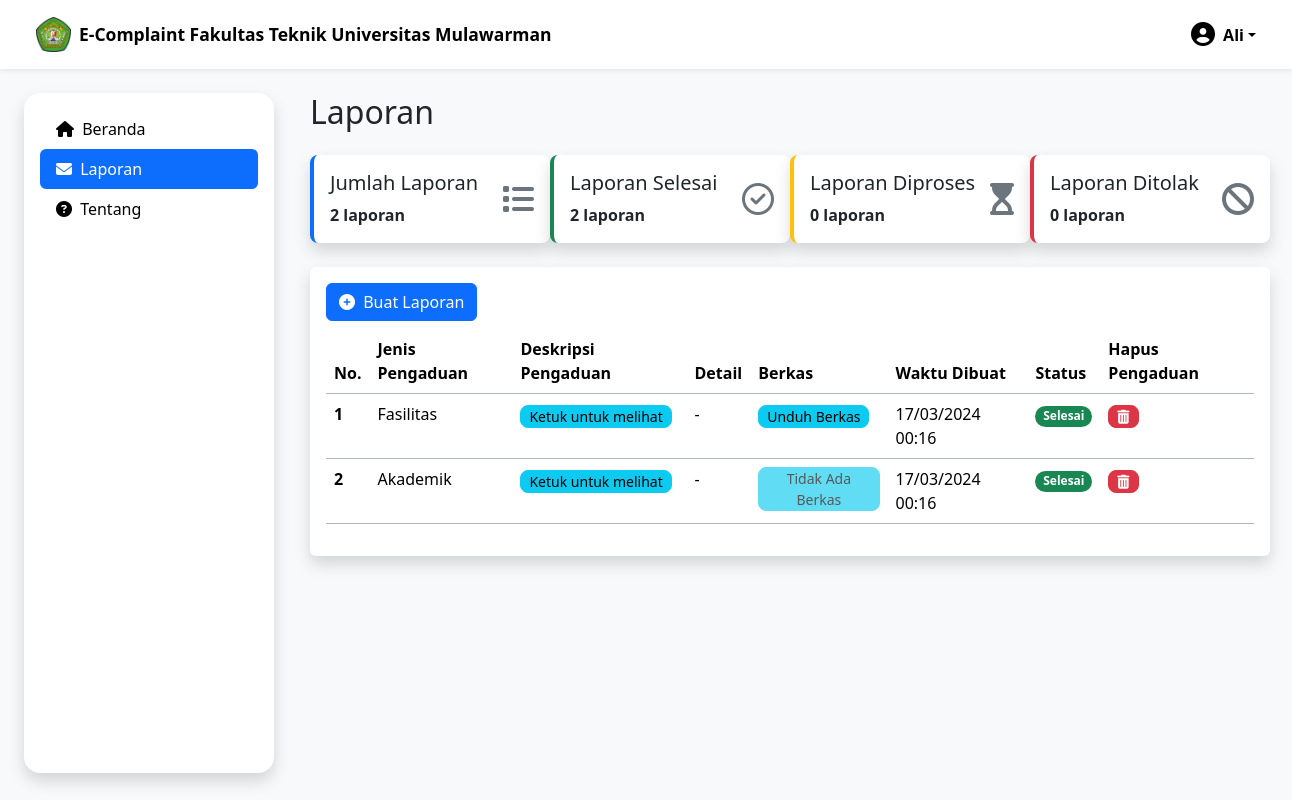
Screenshot of /views/mahasiswa/pages/laporan.php (signed in) with the database file from the repository.
### tables this page shows
CREATE TABLE `laporan` (
  `id` varchar(255) NOT NULL,
  `jenis_pengaduan` varchar(50) NOT NULL,
  `deskripsi_pengaduan` text NOT NULL,
  `berkas_pendukung` varchar(255) NOT NULL,
  `created_at` datetime NOT NULL DEFAULT current_timestamp(),
  `status` varchar(50) NOT NULL DEFAULT 'diproses',
  `Aksi` varchar(255) NOT NULL,
  `nim_mahasiswa` char(10) NOT NULL
);

### views/mahasiswa/pages/laporan.php (the view, shortened to what this page needs)
<?php
require "../../../koneksi.php";
$current_page = "laporan";
$nim_mahasiswa = mysqli_real_escape_string($koneksi, $_SESSION['nim']);
$query_count_total = "SELECT COUNT(*) AS total FROM laporan WHERE nim_mahasiswa = '$nim_mahasiswa'";
$result_count_total = mysqli_query($koneksi, $query_count_total);
$count_total = mysqli_fetch_assoc($result_count_total)['total'];
$query_count_selesai = "SELECT COUNT(*) AS total FROM laporan WHERE status='selesai' AND nim_mahasiswa = '$nim_mahasiswa'";
$result_count_selesai = mysqli_query($koneksi, $query_count_selesai);
$count_selesai = mysqli_fetch_assoc($result_count_selesai)['total'];
$query_count_diproses = "SELECT COUNT(*) AS total FROM laporan WHERE status='diproses' AND nim_mahasiswa = '$nim_mahasiswa'";
$result_count_diproses = mysqli_query($koneksi, $query_count_diproses);
$count_diproses = mysqli_fetch_assoc($result_count_diproses)['total'];
$query_count_ditolak = "SELECT COUNT(*) AS total FROM laporan WHERE status='ditolak' AND nim_mahasiswa = '$nim_mahasiswa'";
$result_count_ditolak = mysqli_query($koneksi, $query_count_ditolak);
$count_ditolak = mysqli_fetch_assoc($result_count_ditolak)['total'];
?>
<!DOCTYPE html>
<html lang="en">
<head>
  <link rel="stylesheet" href="styles.css">
  <link rel="stylesheet" href="https://cdn.jsdelivr.net/npm/bootstrap@5.3.2/dist/css/bootstrap.min.css">
  <link rel="stylesheet" href="https://cdnjs.cloudflare.com/ajax/libs/font-awesome/6.5.1/css/all.min.css" />
</head>
<body class="bg-body-tertiary">
  <?php require "../partials/navbar.php"; ?>
  <div class="d-flex">
    <div>
      <?php require "../partials/sidebar.php"; ?>
    </div>
    <main class="container w-100 m-4">
      <div class="mb-4">
        <h2>Laporan</h2>
      </div>
      <div class="d-flex justify-content-between mb-4">
        <div class="border-4 border-start border-primary card shadow rounded-3 border-0" style="width: 15rem;">
          <div class="card-body d-flex justify-content-between">
            <div>
              <h5 class="card-title">Jumlah Laporan</h5>
              <p class="card-text fw-semibold "><?= $count_total ?> laporan</p>
            </div>
            <div class="my-auto">
              <i class="fa-solid fa-list fa-2xl text-secondary"></i>
            </div>
          </div>
        </div>
        <div class="border-4 border-start border-success card shadow rounded-3 border-0" style="width: 15rem;">
          <div class="card-body d-flex justify-content-between">
            <div>
              <h5 class="card-title">Laporan Selesai</h5>
              <p class="card-text fw-semibold "><?= $count_selesai ?> laporan</p>
            </div>
            <div class="my-auto">
              <i class="fa-regular fa-circle-check fa-2xl text-secondary"></i>
            </div>
          </div>
        </div>
        <div class="border-4 border-start border-warning card shadow rounded-3 border-0" style="width: 15rem;">
          <div class="card-body d-flex justify-content-between">
            <div>
              <h5 class="card-title">Laporan Diproses</h5>
              <p class="card-text fw-semibold"><?= $count_diproses ?> laporan</p>
            </div>
            <div class="my-auto">
              <i class="fa-solid fa-hourglass-start fa-2xl text-secondary"></i>
            </div>
          </div>
        </div>
        <div class="border-4 border-start border-danger card shadow rounded-3 border-0" style="width: 15rem;">
          <div class="card-body d-flex justify-content-between">
            <div>
              <h5 class="card-title">Laporan Ditolak</h5>
              <p class="card-text fw-semibold"><?= $count_ditolak ?> laporan</p>
            </div>
            <div class="my-auto">
              <i class="fa-solid fa-ban fa-2xl text-secondary"></i>
            </div>
          </div>
        </div>
      </div>
      <div class="card shadow rounded border-0">
        <div class="card-body">
          <div class="mb-2">
            <a href="buat-laporan.php" type="button" class="btn btn-primary"><i class="fa-solid fa-circle-plus me-1"></i> Buat Laporan</a>
          </div>
          <table class="table border-dark-subtle">
            <thead>
              <tr class="border-dark-subtle">
                <th scope="col">No.</th>
                <th scope="col">Jenis Pengaduan</th>
                <th scope="col">Deskripsi Pengaduan</th>
                <th scope="col">Detail</th>
                <th scope="col">Berkas</th>
                <th scope="col">Waktu Dibuat</th>
                <th scope="col">Status</th>
                <th scope="col">Hapus Pengaduan</th>
              </tr>
            </thead>
            <tbody>
              <?php
              $query = "SELECT * FROM laporan WHERE nim_mahasiswa='$nim_mahasiswa'";
              $result = mysqli_query($koneksi, $query);
              $nomor = 1;
              while ($item  = mysqli_fetch_assoc($result)) {
              ?>
                <tr>
                  <th scope="row">
                    <?= $nomor ?>
                  </th>
                  <td>
                    <?= $item['jenis_pengaduan'] ?>
                  </td>
                  <td>
                    <button type="button" class="btn btn-info btn-sm rounded-3 py-0 px-2" data-bs-toggle="modal" data-bs-target="#modalDeskripsiLaporan<?= $nomor ?>">Ketuk untuk melihat</button>
                  </td>
                  <td>
                    <?php if ($item['status'] == 'ditolak') { ?>
                      <?php
                      $deskripsi_penolakan = $item['Aksi'];
                      ?>
                      <button type="button" class="btn btn-danger btn-sm rounded-3 py-0 px-2" data-bs-toggle="modal" data-bs-target="#modalDeskripsiPenolakan<?= $nomor ?>">Ketuk untuk melihat</button>
                      <div class="modal fade" id="modalDeskripsiPenolakan<?= $nomor ?>" tabindex="-1" aria-hidden="true">
                        <div class="modal-dialog modal-dialog-centered modal-lg">
                          <div class="modal-content">
                            <div class="modal-header">
                              <h5 class="modal-title">Deskripsi Penolakan</h5>
                              <button type="button" class="btn-close" data-bs-dismiss="modal" aria-label="Close"></button>
                            </div>
                            <div class="modal-body"><?= $deskripsi_penolakan ?></div>
                          </div>
                        </div>
                      </div>
                    <?php } else { ?>
                      <span>-</span>
                    <?php } ?>
                  </td>
                  <td>
                    <?php if (!empty($item['berkas_pendukung'])) { ?>
                      <a href="../../../storage/<?= $item['berkas_pendukung'] ?>" class="btn btn-info btn-sm rounded-3 py-0 px-2" download>
                        Unduh Berkas
                      </a>
                    <?php } else { ?>
                      <button type="button" class="btn btn-info btn-sm rounded-3 py-0 px-2" disabled>
                        Tidak Ada Berkas
                      </button>
                    <?php } ?>
                  </td>
                  <td>
                    <?= date('d/m/Y H:i', strtotime($item['created_at'])) ?>
                  </td>
                  <td>
                    <?php if ($item['status'] == 'selesai') { ?>
                      <span class="badge rounded-pill text-bg-success">Selesai</span>
                    <?php } ?>
                  </td>
                  <td>
                    <form action="<?php echo htmlspecialchars($_SERVER["PHP_SELF"]); ?>" method="post">
                      <button type="submit" name="hapus" class="btn btn-danger btn-sm rounded-3 py-0 px-2"><i class="fas fa-trash-alt"></i></button>
                    </form>
                  </td>
                </tr>
              <?php
                $nomor++;
              }
              ?>
            </tbody>
          </table>
        </div>
      </div>
    </main>
  </div>
</body>
</html>

### views/mahasiswa/partials/navbar.php (shortened to what this page needs)
<nav class="navbar bg-white shadow-sm position-sticky z-3 top-0">
  <div class="container-fluid my-1 mx-4">
    <div class="d-flex">
      <a class="navbar-brand d-flex" href="#">
        <img src="../../../asset/logo-unmul.png" alt="" class="me-2" height="35">
        <p class="small m-0 fw-semibold my-auto">E-Complaint Fakultas Teknik Universitas Mulawarman</p>
      </a>
    </div>
    <div class="dropdown">
      <a href="#" class="d-flex align-items-center text-black text-decoration-none dropdown-toggle" data-bs-toggle="dropdown" aria-expanded="false">
        <i class="fa-solid fa-circle-user fa-xl me-2" style="color: black"></i>
        <strong>
          <?php
          echo $_SESSION['nama'];
          ?>
        </strong>
      </a>
    </div>
  </div>
</nav>

### views/mahasiswa/partials/sidebar.php
<div class="position-sticky d-flex align-items-center" style="top:69px; height:91vh">
  <div class="d-flex flex-column p-3 bg-white shadow ms-4 rounded-4 zn-1" style="width: 250px; height:85vh;">
    <ul class="nav nav-pills flex-column mb-auto">
      <li class="nav-item">
        <a href="beranda.php" class="nav-link <?php echo ($current_page == "beranda") ? 'active' : 'text-black' ?>">
          <i class="fa-solid fa-house me-1 <?php echo ($current_page == "beranda") ? 'white-black' : 'text-black' ?>"></i>
          Beranda
        </a>
      </li>
      <li class="nav-item">
        <a href="laporan.php" class="nav-link <?php echo ($current_page == "laporan") ? 'active' : 'text-black' ?>">
          <i class="fa-solid fa-envelope me-1" <?php echo ($current_page == "laporan") ? 'white-black' : 'text-black' ?>></i>
          Laporan
        </a>
      </li>
      <li class="nav-item">
        <a href="tentang.php" class="nav-link <?php echo ($current_page == "tentang") ? 'active' : 'text-black' ?>">
          <i class="fa-solid fa-circle-question me-1" <?php echo ($current_page == "tentang") ? 'white-black' : 'text-black' ?>></i>
          Tentang
        </a>
      </li>
    </ul>
  </div>
</div>

### css/styles.css (style rules this page uses)
.bg-body-tertiary { background-color: #f0f0f0; }

### rows the page displays
laporan: jenis_pengaduan "Fasilitas", created_at "17/03/2024 00:16", status "Selesai"
laporan: jenis_pengaduan "Akademik", berkas_pendukung "Tidak Ada Berkas", created_at "17/03/2024 00:16", status "Selesai"

### other values shown
$_SESSION['nama'] "Ali"
$count_total "2"
$count_selesai "2"
$count_diproses "0"
$count_ditolak "0"
